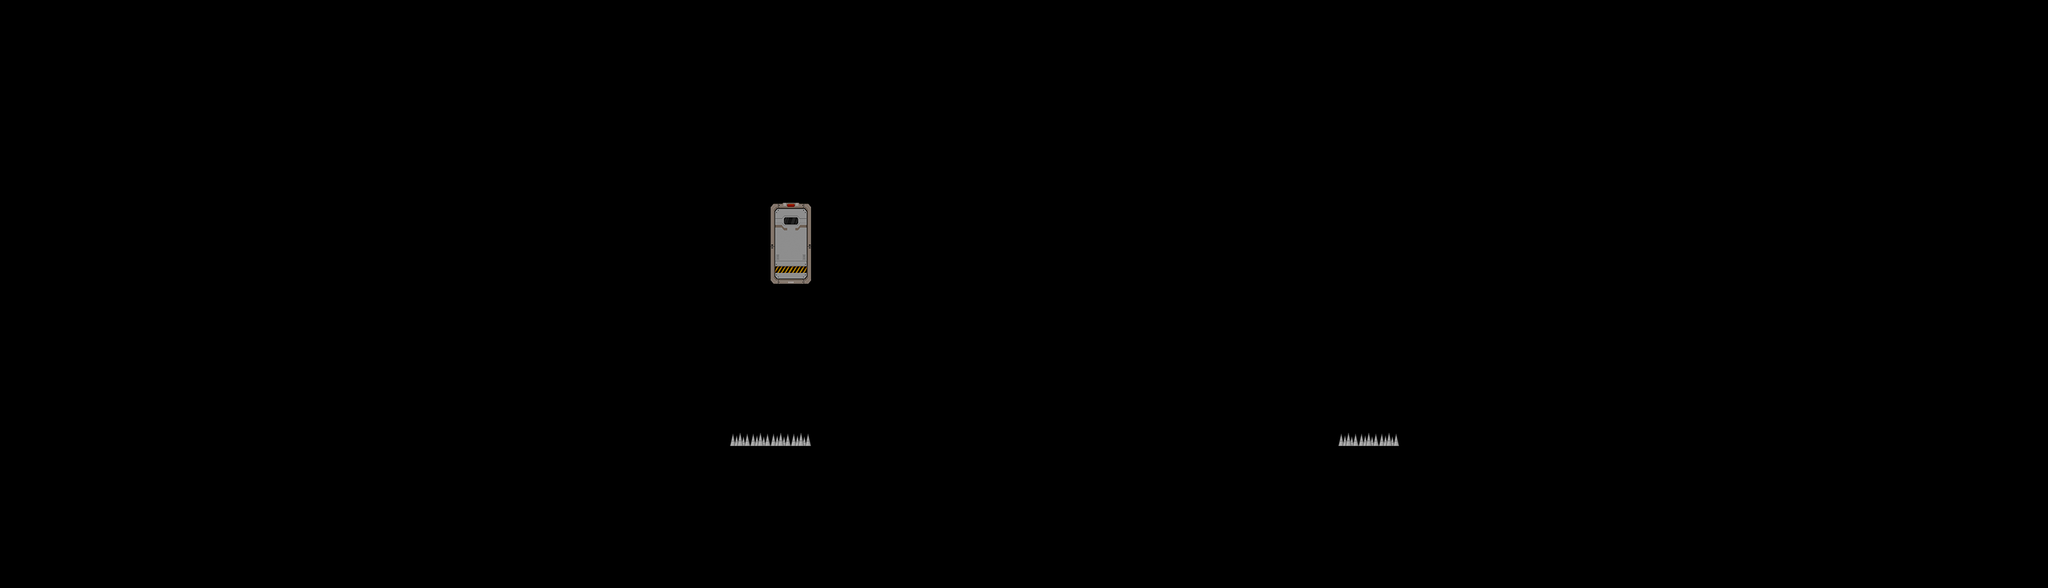

The image is a tile-based game level rendered from a .tmx file. Its description and source (layers, tilesets, objects; grid data summarised) follow:
An orthogonal 101x29 tile map with 32x32 px tiles, 3 tile layers (Ground, Details, Background) and 45 objects.

<map version="1.9" tiledversion="1.9.2" orientation="orthogonal" renderorder="right-down" width="101" height="29" tilewidth="32" tileheight="32" infinite="0" nextlayerid="9" nextobjectid="395">
 <tileset firstgid="1" name="Tileset_32x32" tilewidth="32" tileheight="32" spacing="2" margin="2" tilecount="1050" columns="35">
  <image source="Tileset_32x32.png" width="1192" height="1022" />
 </tileset>
 <layer id="1" name="Ground" width="101" height="29" opacity="0.99">
  <properties>
   <property name="draw" type="bool" value="true" />
  </properties>
  <data>[2929 cells, 789 non-empty, 17 distinct tile ids]</data>
 </layer>
 <layer id="2" name="Details" width="101" height="29" opacity="0.5">
  <properties>
   <property name="draw" type="bool" value="true" />
  </properties>
  <data>[2929 cells, 166 non-empty, 18 distinct tile ids]</data>
 </layer>
 <layer id="3" name="Background" width="101" height="29" opacity="0.3">
  <properties>
   <property name="draw" type="bool" value="true" />
  </properties>
  <data>[2929 cells, 1016 non-empty, 60 distinct tile ids]</data>
 </layer>
 <objectgroup id="4" name="Colliders">
  <object id="38" x="0" y="736" width="832" height="32" />
  <object id="39" x="832" y="704" width="672" height="32" />
  <object id="40" x="1504" y="736" width="96" height="32" />
  <object id="41" x="192" y="576" width="256" height="32" />
  <object id="42" x="192" y="416" width="64" height="32" />
  <object id="43" x="352" y="416" width="96" height="32" />
  <object id="44" x="576" y="264" width="128" height="14" />
  <object id="45" x="832" y="192" width="32" height="352" />
  <object id="46" x="832" y="160" width="96" height="32" />
  <object id="47" x="1088" y="192" width="32" height="96" />
  <object id="48" x="1088" y="160" width="224" height="32" />
  <object id="49" x="1408" y="160" width="96" height="32" />
  <object id="50" x="1472" y="192" width="32" height="352" />
  <object id="51" x="1088" y="480" width="32" height="64" />
  <object id="53" x="1088" y="448" width="224" height="32" />
  <object id="54" x="1408" y="448" width="64" height="32" />
  <object id="57" x="0" y="-64" width="5" height="800" />
  <object id="59" x="1595" y="-64" width="5" height="800" />
  <object id="366" x="1632" y="-64" width="5" height="800" />
  <object id="367" x="3227" y="-64" width="5" height="800" />
  <object id="368" x="1632" y="-96" width="1600" height="5" />
  <object id="369" x="1792" y="159" width="96" height="32" />
  <object id="370" x="1792" y="191" width="32" height="352" />
  <object id="371" x="2048" y="159" width="224" height="32" />
  <object id="372" x="2048" y="191" width="32" height="96" />
  <object id="373" x="2368" y="159" width="96" height="32" />
  <object id="374" x="2432" y="191" width="32" height="352" />
  <object id="375" x="2368" y="447" width="64" height="32" />
  <object id="376" x="2048" y="447" width="224" height="32" />
  <object id="377" x="2048" y="479" width="32" height="64" />
  <object id="378" x="1632" y="735" width="160" height="32" />
  <object id="379" x="1792" y="703" width="672" height="32" />
  <object id="380" x="2464" y="735" width="768" height="32" />
  <object id="381" x="2720" y="383" width="64" height="32" />
  <object id="382" x="2880" y="383" width="96" height="32" />
  <object id="383" x="2720" y="543" width="256" height="32" />
  <object id="384" x="2656" y="263" width="128" height="14" />
  <object id="385" x="0" y="-96" width="1600" height="5" />
 </objectgroup>
 <objectgroup id="5" name="Triggers">
  <object id="386" x="1223" y="330" width="50" height="118" />
 </objectgroup>
 <objectgroup id="6" name="Spikes">
  <object id="387" x="1152" y="685" width="128" height="19" />
  <object id="388" x="2112" y="683" width="96" height="20" />
 </objectgroup>
 <objectgroup id="8" name="Saws">
  <object id="390" x="256" y="192" width="64" height="64">
   <ellipse />
  </object>
  <object id="392" x="352" y="128" width="64" height="64">
   <ellipse />
  </object>
  <object id="393" x="2048" y="416" width="64" height="64">
   <ellipse />
  </object>
  <object id="394" x="2112" y="416" width="64" height="64">
   <ellipse />
  </object>
 </objectgroup>
</map>
